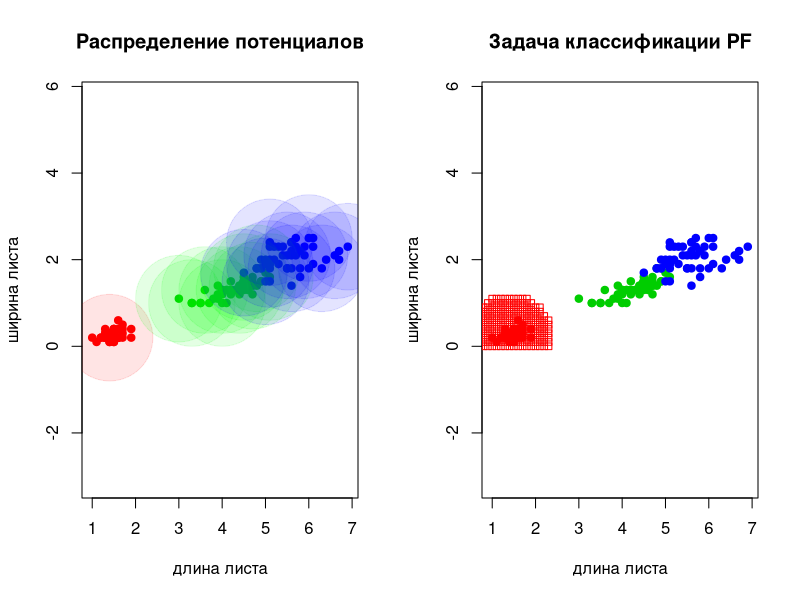

Write R code to recreate this figure.
#	Решение задачи классификации методом PF

require("plotrix")

euclidean_distance <- function(u, v){
  #	функция расстояния
  
  sqrt(sum((u - v)^2)) 
}


get_dist <- function(xl, z, metric_function = euclidean_distance){
  #	растояние
  
  l <- nrow(xl)	# размерность выборки по строкам     
  n <- ncol(xl) - 1 	# размерность выборки по столбцам
  distances <- rep(0,l) 
  
  for (i in 1:l)  
  {         
    distances[i] <- metric_function(xl[i, 1:n], z)	# расстояние от каждой точки до классифицируемой
  }  
  
  return (distances);
}

# Функции ядер

ker_gaus <- function(r){
  # гауссовское
  (2*pi)^(-0.5)*exp(-0.5*(r^2))
}

ker_rec <- function(r){
  # прямоугольное
  (0.5)*(abs(r)<= 1)
}

ker_triangle <- function(r){
  # треугольное
  (1-abs(r))*(abs(r) <= 1)
}

ker_kvar <- function(r){
  # квартическое
  (15/16)*(1-r^2)^2*(abs(r) <= 1)
}

ker_epanech <- function(r){
  # епанечниково
  (3/4)*(1-r^2)*(abs(r) <= 1)
}

pf <- function(distances, h, xl, ker_function, g) {	  
  #	возвращает класс объекта чаще всего встречающейся
  
  n <- ncol(xl)
  classes <- xl[,n] 
  table <- table(classes)
  table[1:length(table) ] <- 0
  for(i in 1:nrow(xl)){ # i объект из i строки 
    r <- distances[i]/h[i]
    class_i <- xl[i,n]
    table[class_i] = table[class_i] + g[i]*ker_function(r) 
  }
  if(max(table) != 0){
    class <- names(which.max(table)) 
    return (class)	  
  }
  return ("")
}

get_h <- function(xl){
  # ширина окна  
  h <- rep(0, nrow(xl))
  for(i in 1:nrow(xl)){
    if(xl[i, ncol(xl)] == "setosa")
      h[i] <- 1
    else
      h[i] <- 0.3
  }
  return(h)
}

potencial <- function(xl, h, error, ker_function){
  l <- nrow(xl)
  n <- ncol(xl)
  g <- rep(0, l)
  get_error <- error + 1
  cnt <- 1
  distances <- matrix(NA, l, l)
  for(i in 1:l)
  distances[i, ] <- get_dist(xl, xl[i, 1:(n-1)])
  while(get_error > error){
    for(i in 1:l){
      xl1 <- xl[i, 1:(n-1)]
      xl1_class <- pf(distances[i,], h, xl, ker_function, g)
      if(xl1_class != xl[i,n] && g[i] < 3){
        g[i] <- g[i]+1
        break
      }
    }
    get_error <- 0
    for(i in 1:l){
      xl1 <- xl[i, 1:(n-1)]
      xl1_class <- pf(distances[i,], h, xl, ker_function, g)
      if(xl1_class != xl[i,n]){
        get_error <- get_error + 1
      }
    }
    print(get_error)
    print(g)
  }
  return(g)  
} 


grafic <- function(xl, new_xl, h, ker_function, g){
  l <- nrow(xl)
  n <- ncol(xl)
  new_l <- nrow(new_xl)
  new_n <- ncol(new_xl)
  par(mfrow = c(1, 2)) # рисуем график pf и потенциалы вместе 
  
  colors <- c("setosa" = "red", "versicolor" = "green3", "virginica" = "blue") 
  red <- col2rgb("red")
  red <- rgb(red[1], red[2], red[3], alpha = 27, max = 255)
  green <- col2rgb("green")
  green <- rgb(green[1], green[2], green[3], alpha = 27, max = 255)
  blue <- col2rgb("blue")
  blue <- rgb(blue[1], blue[2], blue[3], alpha = 27, max = 255)
  
  colors1 <- c("setosa" = red, "versicolor" = green, "virginica" = blue) 
  plot(iris[ , 3:4], pch = 21, bg = colors[iris$Species], col = colors[iris$Species], main = "Распределение потенциалов", xlab = "длина листа", ylab = "ширина листа", asp = 1) 
  for(i in 1:l)
    if(g[i] != 0)
      draw.circle(xl[i, 1], xl[i, 2], radius = g[i], border = colors1[xl[i, n]], col = colors1[xl[i, n]])
  
  plot(iris[ , 3:4], pch = 21, bg = colors[iris$Species], col = colors[iris$Species], main = "Задача классификации PF", xlab = "длина листа", ylab = "ширина листа", asp = 1) 
  
  OY<-c(seq(0.0, 3.0, 0.1)) # от 0 до 3 с шагом 0.1
  OX<-c(seq(0.0, 7.0, 0.1))
  
  for(i in OX){
    for(j in OY){
      z <- c(i, j)		
      distances <- get_dist(new_xl, z)
      class <- pf(distances, h, new_xl, ker_function, g)
      if(class != 0)
        points(z[1], z[2], pch = 22, col = colors[class], asp = 1) 
    }
  }
  
}

main <- function(ker_function){
  xl <- iris[, 3:5]
  h <- get_h(xl)
  g <- potencial(xl, h, 7, ker_function)
  new_xl <- xl[which(g > 0),]
  grafic(xl, new_xl, h, ker_function, g)
}

main(ker_epanech)